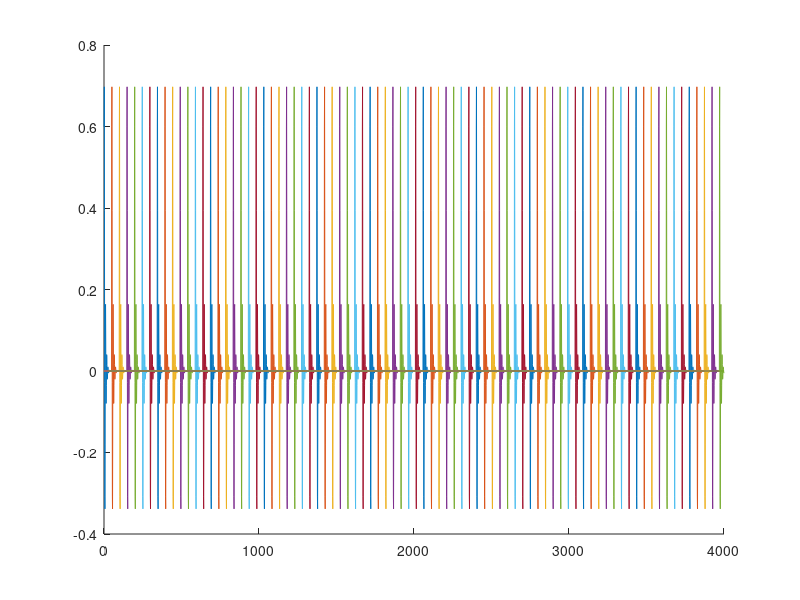
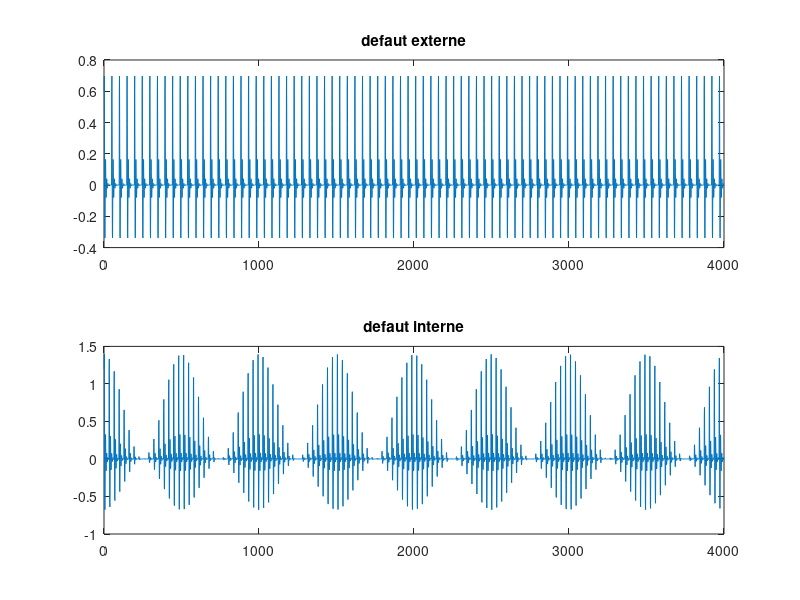
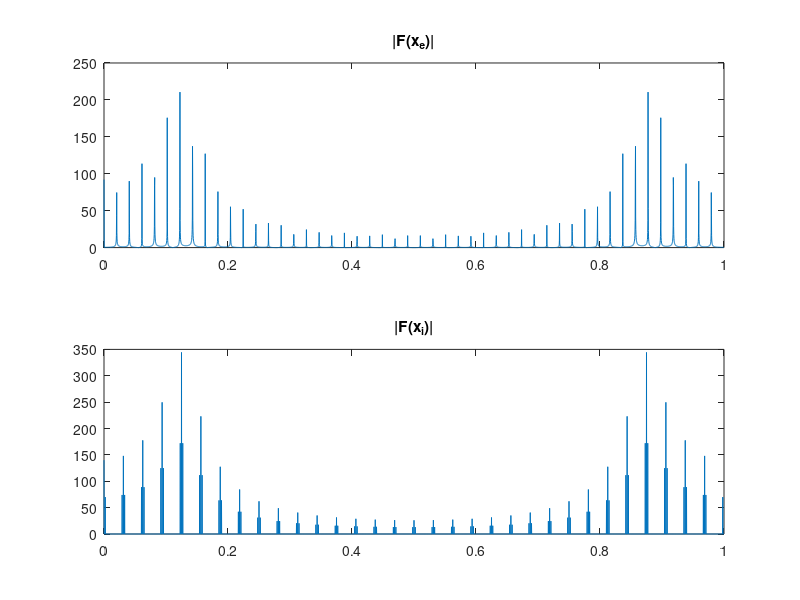
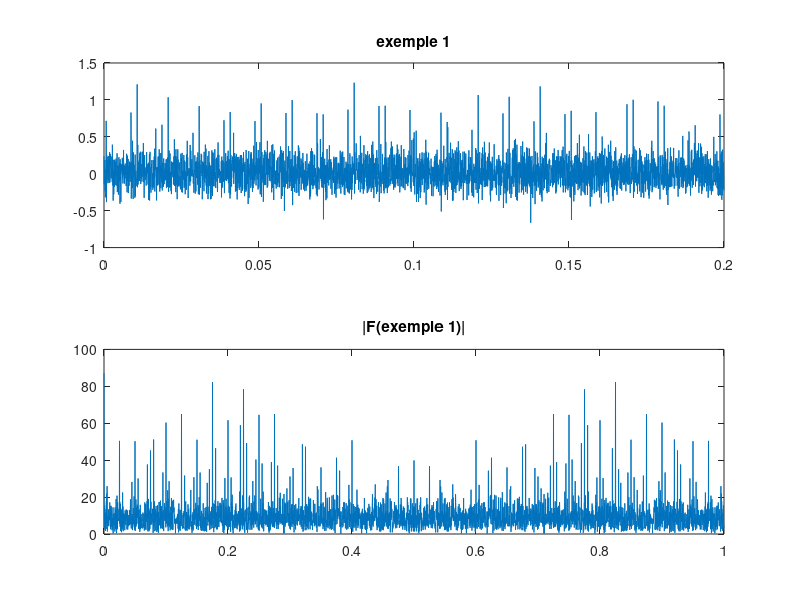

These charts were generated, in order, by the following MATLAB code:
close all;
clear;

lamb = 0.18;
f_0 = 0.1273;

F_dbe = 0.0204;
F_dbi = 0.0304;
F_a = 0.002;

F_e = 1;

L = 4000;

t = 1:L;

hold on;
x_e = zeros(1, L);
for offset=0:1 / F_dbe:L
    t_offset = ceil(t - offset);
    s_offset = exp(-lamb .*t_offset) .* sin(2 * pi * f_0 .* t_offset) .* (t_offset > 0);

    plot(s_offset);

    x_e = x_e + s_offset;
end

hold off;



figure;
% % plot(x_e);

s = exp(-lamb .*t) .* sin(2 * pi * f_0 .* t) .* (t > 0);

L_se = floor(1 / F_dbe);
t_se = 1:L_se;
se = s(1:L_se);

% figure;
% plot(se);

x_e = repmat(se, 1, ceil(L / L_se));

x_e = x_e(1: L);

L_si = floor(1 / F_dbi);
t_si = 1:L_si;

si = exp(-lamb .*t_si) .* sin(2 * pi * f_0 .* t_si);

x_i = repmat(si, 1, ceil(L / L_si));

x_i = x_i(1: L);

x_i = x_i .* ( 1 + cos(2 * pi * F_a .* t));


subplot(2, 1, 1);
plot(x_e);
title("defaut externe");

subplot(2, 1, 2);
plot(x_i);
title("defaut interne");

figure;

f = (0:L-1) / L;

subplot(2, 1, 1);
plot(f, abs(fft(x_e)));
title("|F(x_e)|");

subplot(2, 1, 2);
plot(f, abs(fft(x_i)));
title("|F(x_i)|");

%% 

load('TP2_Exemple1.mat');
load('TP2_Exemple2.mat');

figure("Name","Signaux reels");
subplot(2, 1, 1);
plot(texemple1, xexemple1);
title("exemple 1");

subplot(2, 1, 2);
plot(f, abs(fft(xexemple1)));
title("|F(exemple 1)|");



figure;

L = length(xexemple1);

f = (0:L-1 ) / L;

subplot(2, 1, 1);
plot(texemple2, xexemple2);
title("exemple 2");

subplot(2, 1, 2);
plot(f, abs(fft(xexemple2)));
title("|F(exemple 2)|");